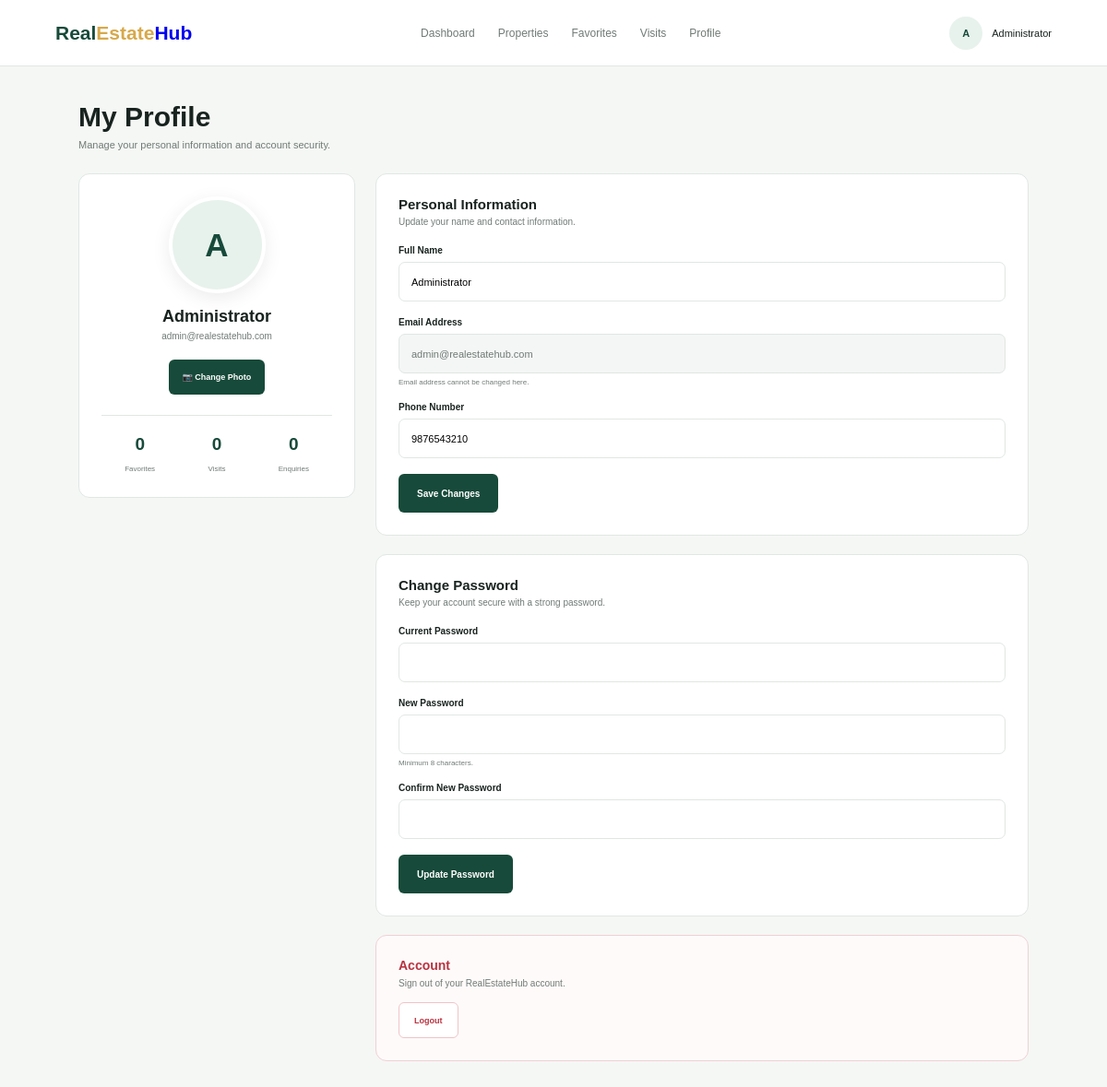
The app's page /page/profile.php (signed in) with its own data.
### tables this page shows
CREATE TABLE users (
    id INT UNSIGNED AUTO_INCREMENT PRIMARY KEY,
    name VARCHAR(100) NOT NULL,
    email VARCHAR(150) NOT NULL UNIQUE,
    phone VARCHAR(30) DEFAULT NULL,
    password VARCHAR(255) NOT NULL,
    role VARCHAR(20) NOT NULL DEFAULT 'user',
    profile_image VARCHAR(255) DEFAULT NULL,
    status VARCHAR(20) NOT NULL DEFAULT 'active',
    email_verified_at DATETIME DEFAULT NULL,
    created_at TIMESTAMP DEFAULT CURRENT_TIMESTAMP,
    updated_at TIMESTAMP DEFAULT CURRENT_TIMESTAMP ON UPDATE CURRENT_TIMESTAMP,
    INDEX idx_users_role (role),
    INDEX idx_users_status (status)
);

### page/profile.php (the view, shortened to what this page needs)
<?php
require_once "../config/database.php";
$userId = (int) $_SESSION["user_id"];
function safe($value)
{
    return htmlspecialchars(
        $value ?? "",
        ENT_QUOTES,
        "UTF-8"
    );
}
$sql = "
    SELECT
        id,
        name,
        email,
        phone,
        profile_image,
        created_at
    FROM users
    WHERE id = ?
    LIMIT 1
";
$stmt = $conn->prepare($sql);
$stmt->bind_param(
    "i",
    $userId
);
$stmt->execute();
$result = $stmt->get_result();
$user = $result->fetch_assoc();
$countSQL = "
    SELECT COUNT(*) AS total
    FROM favorites
    WHERE user_id = ?
";
$countStmt =
    $conn->prepare($countSQL);
$countStmt->bind_param(
    "i",
    $userId
);
$countStmt->execute();
$countResult =
    $countStmt->get_result();
$favoriteCount =
    (int)$countResult
        ->fetch_assoc()["total"];
$visitSQL = "
    SELECT COUNT(*) AS total
    FROM visits
    WHERE user_id = ?
";
$visitStmt =
    $conn->prepare($visitSQL);
$visitStmt->bind_param(
    "i",
    $userId
);
$visitStmt->execute();
$visitResult =
    $visitStmt->get_result();
$visitCount =
    (int)$visitResult
        ->fetch_assoc()["total"];
$enquirySQL = "
    SELECT COUNT(*) AS total
    FROM enquiries
    WHERE user_id = ?
";
$enquiryStmt =
    $conn->prepare($enquirySQL);
$enquiryStmt->bind_param(
    "i",
    $userId
);
$enquiryStmt->execute();
$enquiryResult =
    $enquiryStmt->get_result();
$enquiryCount =
    (int)$enquiryResult
        ->fetch_assoc()["total"];
$profileImage =
    !empty($user["profile_image"])
        ? "../uploads/profiles/" .
          $user["profile_image"]
        : "";
$initial =
    strtoupper(
        substr(
            $user["name"],
            0,
            1
        )
    );
?>
<!DOCTYPE html>
<html lang="en">
<head>
</head>
<body>
<header class="header">
    <a
        href="dashboard.php"
        class="logo"
    >
        <span>Real</span><strong>Estate</strong>Hub
    </a>
    <nav class="nav">
        <a href="dashboard.php">
            Dashboard
        </a>
        <a href="properties.php">
            Properties
        </a>
        <a href="favorites.php">
            Favorites
        </a>
        <a href="visits.php">
            Visits
        </a>
        <a href="profile.php">
            Profile
        </a>
    </nav>
    <div class="user">
        <div class="user-avatar">
            <?php if ($profileImage): ?>
                <img
                    src="<?php
                    echo safe($profileImage);
                    ?>"
                    alt="Profile"
                >
            <?php else: ?>
                <?php echo $initial; ?>
            <?php endif; ?>
        </div>
        <?php
        echo safe($user["name"]);
        ?>
    </div>
</header>
<main class="container">
    <div class="page-title">
        <h1>
            My Profile
        </h1>
        <p>
            Manage your personal information and account security.
        </p>
    </div>
    <div class="profile-layout">
        <aside>
            <div class="card profile-card">
                <div class="profile-picture">
                    <?php if ($profileImage): ?>
                        <img
                            src="<?php
                            echo safe(
                                $profileImage
                            );
                            ?>"
                            alt="Profile Photo"
                        >
                    <?php else: ?>
                        <?php
                        echo $initial;
                        ?>
                    <?php endif; ?>
                </div>
                <h2>
                    <?php
                    echo safe(
                        $user["name"]
                    );
                    ?>
                </h2>
                <div class="profile-email">
                    <?php
                    echo safe(
                        $user["email"]
                    );
                    ?>
                </div>
                <form
                    method="POST"
                    enctype="multipart/form-data"
                    id="photoForm"
                >
                    <button
                        type="button"
                        class="photo-button"
                        onclick="document.getElementById('profileImage').click()"
                    >
                        📷 Change Photo
                    </button>
                </form>
                <div class="profile-stats">
                    <div class="profile-stat">
                        <strong>
                            <?php
                            echo $favoriteCount;
                            ?>
                        </strong>
                        <span>
                            Favorites
                        </span>
                    </div>
                    <div class="profile-stat">
                        <strong>
                            <?php
                            echo $visitCount;
                            ?>
                        </strong>
                        <span>
                            Visits
                        </span>
                    </div>
                    <div class="profile-stat">
                        <strong>
                            <?php
                            echo $enquiryCount;
                            ?>
                        </strong>
                        <span>
                            Enquiries
                        </span>
                    </div>
                </div>
            </div>
        </aside>
        <section>
            <div class="card">
                <h2 class="card-title">
                    Personal Information
                </h2>
                <p class="card-subtitle">
                    Update your name and contact information.
                </p>
                <form method="POST">
                    <div class="form-group">
                        <label>
                            Full Name
                        </label>
                        <input
                            type="text"
                            name="name"
                            value="<?php
                            echo safe(
                                $user["name"]
                            );
                            ?>"
                            maxlength="100"
                            required
                        >
                    </div>
                    <div class="form-group">
                        <label>
                            Email Address
                        </label>
                        <input
                            type="email"
                            value="<?php
                            echo safe(
                                $user["email"]
                            );
                            ?>"
                            disabled
                        >
                        <span class="form-help">
                            Email address cannot be changed here.
                        </span>
                    </div>
                    <div class="form-group">
                        <label>
                            Phone Number
                        </label>
                        <input
                            type="tel"
                            name="phone"
                            value="<?php
                            echo safe(
                                $user["phone"]
                            );
                            ?>"
                            maxlength="30"
                            placeholder="+91 XXXXX XXXXX"
                        >
                    </div>
                    <button
                        type="submit"
                        name="update_profile"
                        class="submit-button"
                    >
                        Save Changes
                    </button>
                </form>
            </div>
            <div
                class="card"
                style="margin-top: 20px;"
            >
                <h2 class="card-title">
                    Change Password
                </h2>
                <p class="card-subtitle">
                    Keep your account secure with a strong password.
                </p>
                <form method="POST">
                    <div class="form-group">
                        <label>
                            Current Password
                        </label>
                        <input
                            type="password"
                            name="current_password"
                            id="currentPassword"
                            required
                        >
                    </div>
                    <div class="form-group">
                        <label>
                            New Password
                        </label>
                        <input
                            type="password"
                            name="new_password"
                            id="newPassword"
                            minlength="8"
                            required
                        >
                        <span class="form-help">
                            Minimum 8 characters.
                        </span>
                    </div>
                    <div class="form-group">
                        <label>
                            Confirm New Password
                        </label>
                        <input
                            type="password"
                            name="confirm_password"
                            id="confirmPassword"
                            minlength="8"
                            required
                        >
                    </div>
                    <button
                        type="submit"
                        name="change_password"
                        class="submit-button"
                    >
                        Update Password
                    </button>
                </form>
            </div>
            <div
                class="card danger-zone"
                style="margin-top: 20px;"
            >
                <h3>
                    Account
                </h3>
                <p>
                    Sign out of your RealEstateHub account.
                </p>
                <a
                    href="../auth/logout.php"
                    class="logout-button"
                    onclick="return confirm('Are you sure you want to logout?')"
                >
                    Logout
                </a>
            </div>
        </section>
    </div>
</main>
</body>
</html>

### page/profile.php (style rules this page uses)
* { margin: 0; padding: 0; box-sizing: border-box; }
:root { --primary: #174a3a; --primary-dark: #10372b; --accent: #d7a94b; --bg: #f5f7f5; --white: #ffffff; --text: #18231f; --muted: #707b76; --border: #e0e7e3; --success: #17643b; --success-bg: #e3f5ea; --danger: #b8323f; --danger-bg: #fde9eb; }
body { font-family: Arial, Helvetica, sans-serif; background: var(--bg); color: var(--text); }
.header { height: 72px; background: white; border-bottom: 1px solid var(--border); display: flex; align-items: center; justify-content: space-between; padding: 0 5%; position: sticky; top: 0; z-index: 100; }
.logo { font-size: 21px; font-weight: 800; text-decoration: none; }
.logo span { color: var(--primary); }
.logo strong { color: var(--accent); }
.nav { display: flex; gap: 25px; font-size: 12px; }
.nav a { color: var(--muted); text-decoration: none; }
.user { display: flex; align-items: center; gap: 10px; font-size: 11px; }
.user-avatar { width: 36px; height: 36px; border-radius: 50%; overflow: hidden; background: #e8f2ed; color: var(--primary); display: flex; align-items: center; justify-content: center; font-weight: 800; }
.container { max-width: 1150px; margin: auto; padding: 38px 5% 70px; }
.page-title { margin-bottom: 25px; }
.page-title h1 { font-size: 30px; margin-bottom: 7px; }
.page-title p { color: var(--muted); font-size: 11px; }
.profile-layout { display: grid; grid-template-columns: 300px 1fr; gap: 22px; }
.card { background: white; border: 1px solid var(--border); border-radius: 12px; padding: 24px; }
.card-title { font-size: 15px; margin-bottom: 5px; }
.card-subtitle { color: var(--muted); font-size: 10px; margin-bottom: 20px; }
.profile-card { text-align: center; }
.profile-picture { width: 105px; height: 105px; border-radius: 50%; margin: 0 auto 15px; overflow: hidden; background: #e8f2ed; border: 4px solid white; box-shadow: 0 5px 20px rgba(0,0,0,.08); display: flex; align-items: center; justify-content: center; color: var(--primary); font-size: 35px; font-weight: 800; }
.profile-card h2 { font-size: 18px; margin-bottom: 5px; }
.profile-email { color: var(--muted); font-size: 10px; margin-bottom: 20px; }
.photo-button { display: inline-flex; align-items: center; justify-content: center; height: 38px; padding: 0 15px; background: var(--primary); color: white; border: none; border-radius: 6px; font-size: 9px; font-weight: 700; cursor: pointer; }
.profile-stats { border-top: 1px solid var(--border); margin-top: 22px; padding-top: 20px; display: grid; grid-template-columns: repeat(3, 1fr); }
.profile-stat strong { display: block; color: var(--primary); font-size: 19px; margin-bottom: 4px; }
.profile-stat span { color: var(--muted); font-size: 8px; }
.form-group { margin-bottom: 17px; }
.form-group label { display: block; font-size: 10px; font-weight: 700; margin-bottom: 7px; }
.form-group input { width: 100%; height: 43px; border: 1px solid var(--border); border-radius: 7px; padding: 0 13px; font-size: 11px; outline: none; transition: .2s; }
.form-group input:disabled { background: #f4f6f5; color: var(--muted); }
.form-help { display: block; color: var(--muted); font-size: 8px; margin-top: 5px; }
.submit-button { height: 42px; padding: 0 20px; background: var(--primary); color: white; border: none; border-radius: 6px; cursor: pointer; font-size: 10px; font-weight: 700; }
.danger-zone { border: 1px solid #f0d0d4; background: #fffafa; }
.danger-zone h3 { color: var(--danger); font-size: 14px; margin-bottom: 6px; }
.danger-zone p { color: var(--muted); font-size: 10px; margin-bottom: 15px; }
.logout-button { display: inline-flex; align-items: center; justify-content: center; height: 39px; padding: 0 16px; background: white; color: var(--danger); border: 1px solid #efc4c8; border-radius: 6px; text-decoration: none; font-size: 9px; font-weight: 700; }

### records on screen
users: name "A", name "Administrator", email "admin@realestatehub.com", phone "9876543210"

### other values on screen
$favoriteCount "0"
$visitCount "0"
$enquiryCount "0"
